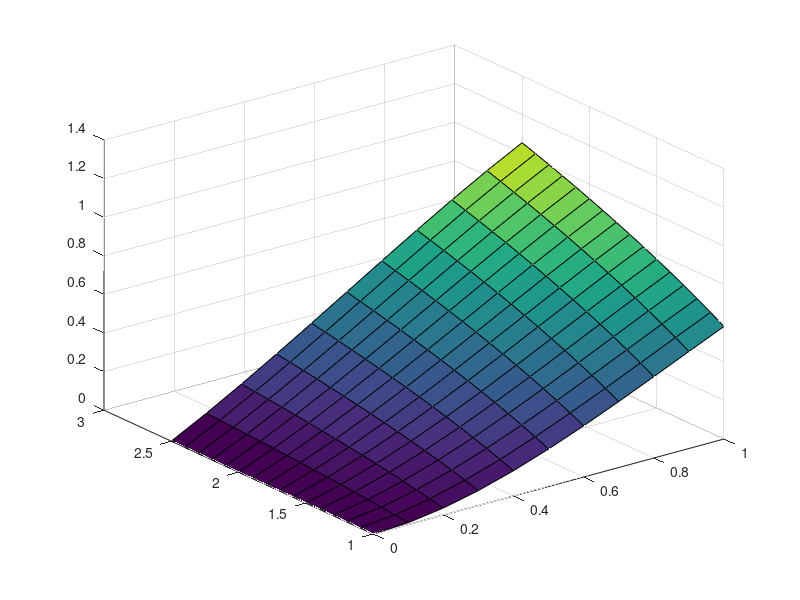

This figure's MATLAB source: (Note: this script raises an error after producing the figure.)
% SIP OBJECTIVE FUNCTION
objfun = @(x) x(7);
w1 = 0:0.1:1;
w2 = 1:0.1:2.5;
[W1, W2] = meshgrid(w1, w2);

% d(w): target function
d = log(W1 + W2).*sin(W1);
surf(W1, W2, d); 
hold on;

x = [ 0.0000    1.0000   -1.1706    0.3176   -1.8111    0.9539    0.1471    2.1799   -0.4525   -0.4352         0]
x = [ 0.0000    1.0000   -0.2414   -0.0052   -1.5528    0.1589    0.1188    1.2186   -0.2071   -0.0254         0]
x = [ 0.0000    1.0000   -0.3160    0.0428   -1.5528    0.4198   -0.0894    1.0322    0.0541   -0.1263    0.1188]
x = [-0.0000    1.0000   -0.3206    0.0417   -1.5528    0.4361   -0.0845    1.0206    0.0473   -0.1233    0.1188]
x = [-0.0000    1.0000   -0.3201    0.0418   -1.5528    0.4341   -0.0850    1.0220    0.0484   -0.1240    0.1188]
x = [-0.0000    1.0000   -0.3201    0.0418   -1.5528    0.4341   -0.0850    1.0220    0.0484   -0.1240    0.1188] % 
x = [-0.3141   -0.2613   -0.0590    0.0109    1.1005    0.7816   -0.0686   -0.6645    0.1333   -0.0791    0.0035] % modify lower bounds
x = [-0.0000    1.0000   -0.3201    0.0418   -1.5528    0.4341   -0.0850    1.0220    0.0484   -0.1240    0.1188] % with bad lower bounds
x = [0.0333    0.0000    0.0012    0.0000    0.1831    0.3500         0    0.0007    0.0000    0.0000    0.0454]
x = [-0.3141   -0.2613   -0.0590    0.0109    1.1005    0.7816   -0.0686   -0.6645    0.1333   -0.0791    0.0035] % fix again lower bounds
x = [-0.3140   -0.2613   -0.0590    0.0110    1.1005    0.7817   -0.0690   -0.6646    0.1339   -0.0794    0.0035] % added upper bounds
F = Fn(x(1:10), W1, W2);
mesh(W1, W2, F);

function apprxval = Fn(x, W1, W2)
    disp('ok')
    pows = getpows(3);
    [c, r] = size(W1);
    apprxval = zeros(c, r);
    for i = 1:length(x)
        p1 = pows(1, i);
        p2 = pows(2, i);

        if p1 ~= 0 && p2 ~= 0
            apprxval = apprxval + x(i).*(W1.^pows(1, i)).*(W2.^pows(2, i));
        elseif p1 == 0
            apprxval = apprxval + x(i).*(W2.^pows(2, i));
        elseif p2 == 0
            apprxval = apprxval + x(i).*(W1.^pows(1, i));
        else 
            apprxval = apprxval + x(i);
        end
    end

end

function pows = getpows(d)
    if (d == 0)
        pows = zeros(2, 1);
        return;
    end
    pows = [zeros(2, d + 1), getpows(d - 1)];

    half = ceil(d/2);
    for i = 0:(half-1)
        % add (x^a)*(x^b)
        pows(1, i + 1) = d - i;
        pows(2, i + 1) = i;
        % add (x^b)*(x^a)
        pows(1, d - i + 1) = i;
        pows(2, d - i + 1) = d - i;
    end
    if rem(d, 2) == 0
        pows(1, half + 1) = half; 
        pows(2, half + 1) = half;
    end
end